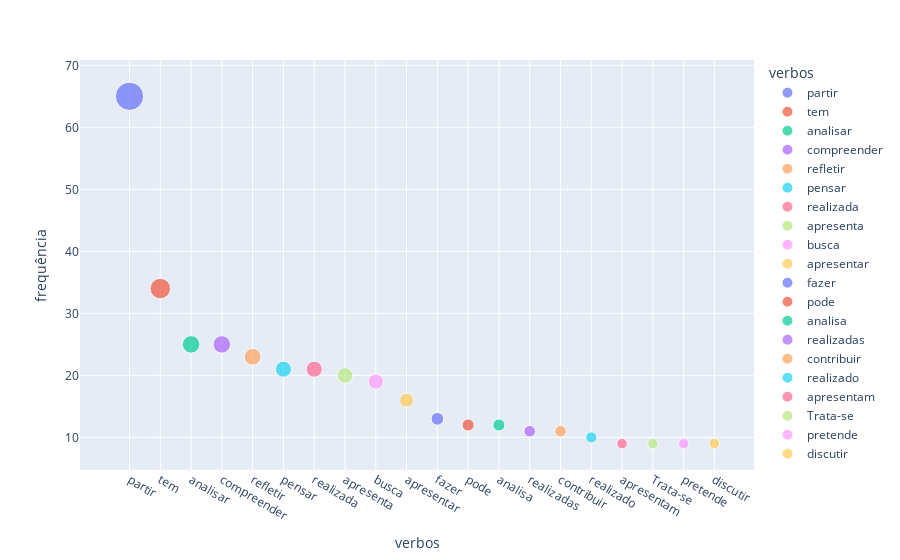

The cell this chart's notebook holds for it:
### Code cell
#print(nomes_comuns)
verbos_DataFrame = pd.DataFrame(verbos_comuns)
verbos_DataFrame.columns = ["verbos","frequência"]
verbos_DataFrame.head()

import plotly.express as px
df = verbos_DataFrame

# Use column names instead. This is the same chart as above.
fig = px.scatter(df, x='verbos', y='frequência', color='verbos', size='frequência')
fig.show()

### Figure 1 — Plotly figure (JSON) as saved in the notebook; plotly's stock layout.template omitted (floating-point values rounded to 4 significant figures)
{"data": [{"hovertemplate": "verbos=%{x}<br>frequência=%{marker.size}<extra></extra>", "legendgroup": "partir", "marker": {"color": "#636efa", "size": [65], "sizemode": "area", "sizeref": 0.1625, "symbol": "circle"}, "mode": "markers", "name": "partir", "orientation": "v", "showlegend": true, "type": "scatter", "x": ["partir"], "xaxis": "x", "y": [65], "yaxis": "y"}, {"hovertemplate": "verbos=%{x}<br>frequência=%{marker.size}<extra></extra>", "legendgroup": "tem", "marker": {"color": "#EF553B", "size": [34], "sizemode": "area", "sizeref": 0.1625, "symbol": "circle"}, "mode": "markers", "name": "tem", "orientation": "v", "showlegend": true, "type": "scatter", "x": ["tem"], "xaxis": "x", "y": [34], "yaxis": "y"}, {"hovertemplate": "verbos=%{x}<br>frequência=%{marker.size}<extra></extra>", "legendgroup": "analisar", "marker": {"color": "#00cc96", "size": [25], "sizemode": "area", "sizeref": 0.1625, "symbol": "circle"}, "mode": "markers", "name": "analisar", "orientation": "v", "showlegend": true, "type": "scatter", "x": ["analisar"], "xaxis": "x", "y": [25], "yaxis": "y"}, {"hovertemplate": "verbos=%{x}<br>frequência=%{marker.size}<extra></extra>", "legendgroup": "compreender", "marker": {"color": "#ab63fa", "size": [25], "sizemode": "area", "sizeref": 0.1625, "symbol": "circle"}, "mode": "markers", "name": "compreender", "orientation": "v", "showlegend": true, "type": "scatter", "x": ["compreender"], "xaxis": "x", "y": [25], "yaxis": "y"}, {"hovertemplate": "verbos=%{x}<br>frequência=%{marker.size}<extra></extra>", "legendgroup": "refletir", "marker": {"color": "#FFA15A", "size": [23], "sizemode": "area", "sizeref": 0.1625, "symbol": "circle"}, "mode": "markers", "name": "refletir", "orientation": "v", "showlegend": true, "type": "scatter", "x": ["refletir"], "xaxis": "x", "y": [23], "yaxis": "y"}, {"hovertemplate": "verbos=%{x}<br>frequência=%{marker.size}<extra></extra>", "legendgroup": "pensar", "marker": {"color": "#19d3f3", "size": [21], "sizemode": "area", "sizeref": 0.1625, "symbol": "circle"}, "mode": "markers", "name": "pensar", "orientation": "v", "showlegend": true, "type": "scatter", "x": ["pensar"], "xaxis": "x", "y": [21], "yaxis": "y"}, {"hovertemplate": "verbos=%{x}<br>frequência=%{marker.size}<extra></extra>", "legendgroup": "realizada", "marker": {"color": "#FF6692", "size": [21], "sizemode": "area", "sizeref": 0.1625, "symbol": "circle"}, "mode": "markers", "name": "realizada", "orientation": "v", "showlegend": true, "type": "scatter", "x": ["realizada"], "xaxis": "x", "y": [21], "yaxis": "y"}, {"hovertemplate": "verbos=%{x}<br>frequência=%{marker.size}<extra></extra>", "legendgroup": "apresenta", "marker": {"color": "#B6E880", "size": [20], "sizemode": "area", "sizeref": 0.1625, "symbol": "circle"}, "mode": "markers", "name": "apresenta", "orientation": "v", "showlegend": true, "type": "scatter", "x": ["apresenta"], "xaxis": "x", "y": [20], "yaxis": "y"}, {"hovertemplate": "verbos=%{x}<br>frequência=%{marker.size}<extra></extra>", "legendgroup": "busca", "marker": {"color": "#FF97FF", "size": [19], "sizemode": "area", "sizeref": 0.1625, "symbol": "circle"}, "mode": "markers", "name": "busca", "orientation": "v", "showlegend": true, "type": "scatter", "x": ["busca"], "xaxis": "x", "y": [19], "yaxis": "y"}, {"hovertemplate": "verbos=%{x}<br>frequência=%{marker.size}<extra></extra>", "legendgroup": "apresentar", "marker": {"color": "#FECB52", "size": [16], "sizemode": "area", "sizeref": 0.1625, "symbol": "circle"}, "mode": "markers", "name": "apresentar", "orientation": "v", "showlegend": true, "type": "scatter", "x": ["apresentar"], "xaxis": "x", "y": [16], "yaxis": "y"}, {"hovertemplate": "verbos=%{x}<br>frequência=%{marker.size}<extra></extra>", "legendgroup": "fazer", "marker": {"color": "#636efa", "size": [13], "sizemode": "area", "sizeref": 0.1625, "symbol": "circle"}, "mode": "markers", "name": "fazer", "orientation": "v", "showlegend": true, "type": "scatter", "x": ["fazer"], "xaxis": "x", "y": [13], "yaxis": "y"}, {"hovertemplate": "verbos=%{x}<br>frequência=%{marker.size}<extra></extra>", "legendgroup": "pode", "marker": {"color": "#EF553B", "size": [12], "sizemode": "area", "sizeref": 0.1625, "symbol": "circle"}, "mode": "markers", "name": "pode", "orientation": "v", "showlegend": true, "type": "scatter", "x": ["pode"], "xaxis": "x", "y": [12], "yaxis": "y"}, {"hovertemplate": "verbos=%{x}<br>frequência=%{marker.size}<extra></extra>", "legendgroup": "analisa", "marker": {"color": "#00cc96", "size": [12], "sizemode": "area", "sizeref": 0.1625, "symbol": "circle"}, "mode": "markers", "name": "analisa", "orientation": "v", "showlegend": true, "type": "scatter", "x": ["analisa"], "xaxis": "x", "y": [12], "yaxis": "y"}, {"hovertemplate": "verbos=%{x}<br>frequência=%{marker.size}<extra></extra>", "legendgroup": "realizadas", "marker": {"color": "#ab63fa", "size": [11], "sizemode": "area", "sizeref": 0.1625, "symbol": "circle"}, "mode": "markers", "name": "realizadas", "orientation": "v", "showlegend": true, "type": "scatter", "x": ["realizadas"], "xaxis": "x", "y": [11], "yaxis": "y"}, {"hovertemplate": "verbos=%{x}<br>frequência=%{marker.size}<extra></extra>", "legendgroup": "contribuir", "marker": {"color": "#FFA15A", "size": [11], "sizemode": "area", "sizeref": 0.1625, "symbol": "circle"}, "mode": "markers", "name": "contribuir", "orientation": "v", "showlegend": true, "type": "scatter", "x": ["contribuir"], "xaxis": "x", "y": [11], "yaxis": "y"}, {"hovertemplate": "verbos=%{x}<br>frequência=%{marker.size}<extra></extra>", "legendgroup": "realizado", "marker": {"color": "#19d3f3", "size": [10], "sizemode": "area", "sizeref": 0.1625, "symbol": "circle"}, "mode": "markers", "name": "realizado", "orientation": "v", "showlegend": true, "type": "scatter", "x": ["realizado"], "xaxis": "x", "y": [10], "yaxis": "y"}, {"hovertemplate": "verbos=%{x}<br>frequência=%{marker.size}<extra></extra>", "legendgroup": "apresentam", "marker": {"color": "#FF6692", "size": [9], "sizemode": "area", "sizeref": 0.1625, "symbol": "circle"}, "mode": "markers", "name": "apresentam", "orientation": "v", "showlegend": true, "type": "scatter", "x": ["apresentam"], "xaxis": "x", "y": [9], "yaxis": "y"}, {"hovertemplate": "verbos=%{x}<br>frequência=%{marker.size}<extra></extra>", "legendgroup": "Trata-se", "marker": {"color": "#B6E880", "size": [9], "sizemode": "area", "sizeref": 0.1625, "symbol": "circle"}, "mode": "markers", "name": "Trata-se", "orientation": "v", "showlegend": true, "type": "scatter", "x": ["Trata-se"], "xaxis": "x", "y": [9], "yaxis": "y"}, {"hovertemplate": "verbos=%{x}<br>frequência=%{marker.size}<extra></extra>", "legendgroup": "pretende", "marker": {"color": "#FF97FF", "size": [9], "sizemode": "area", "sizeref": 0.1625, "symbol": "circle"}, "mode": "markers", "name": "pretende", "orientation": "v", "showlegend": true, "type": "scatter", "x": ["pretende"], "xaxis": "x", "y": [9], "yaxis": "y"}, {"hovertemplate": "verbos=%{x}<br>frequência=%{marker.size}<extra></extra>", "legendgroup": "discutir", "marker": {"color": "#FECB52", "size": [9], "sizemode": "area", "sizeref": 0.1625, "symbol": "circle"}, "mode": "markers", "name": "discutir", "orientation": "v", "showlegend": true, "type": "scatter", "x": ["discutir"], "xaxis": "x", "y": [9], "yaxis": "y"}], "layout": {"legend": {"itemsizing": "constant", "title": {"text": "verbos"}, "tracegroupgap": 0}, "margin": {"t": 60}, "xaxis": {"anchor": "y", "categoryarray": ["partir", "tem", "analisar", "compreender", "refletir", "pensar", "realizada", "apresenta", "busca", "apresentar", "fazer", "pode", "analisa", "realizadas", "contribuir", "realizado", "apresentam", "Trata-se", "pretende", "discutir"], "categoryorder": "array", "domain": [0, 1], "title": {"text": "verbos"}}, "yaxis": {"anchor": "x", "domain": [0, 1], "title": {"text": "frequência"}}}}
